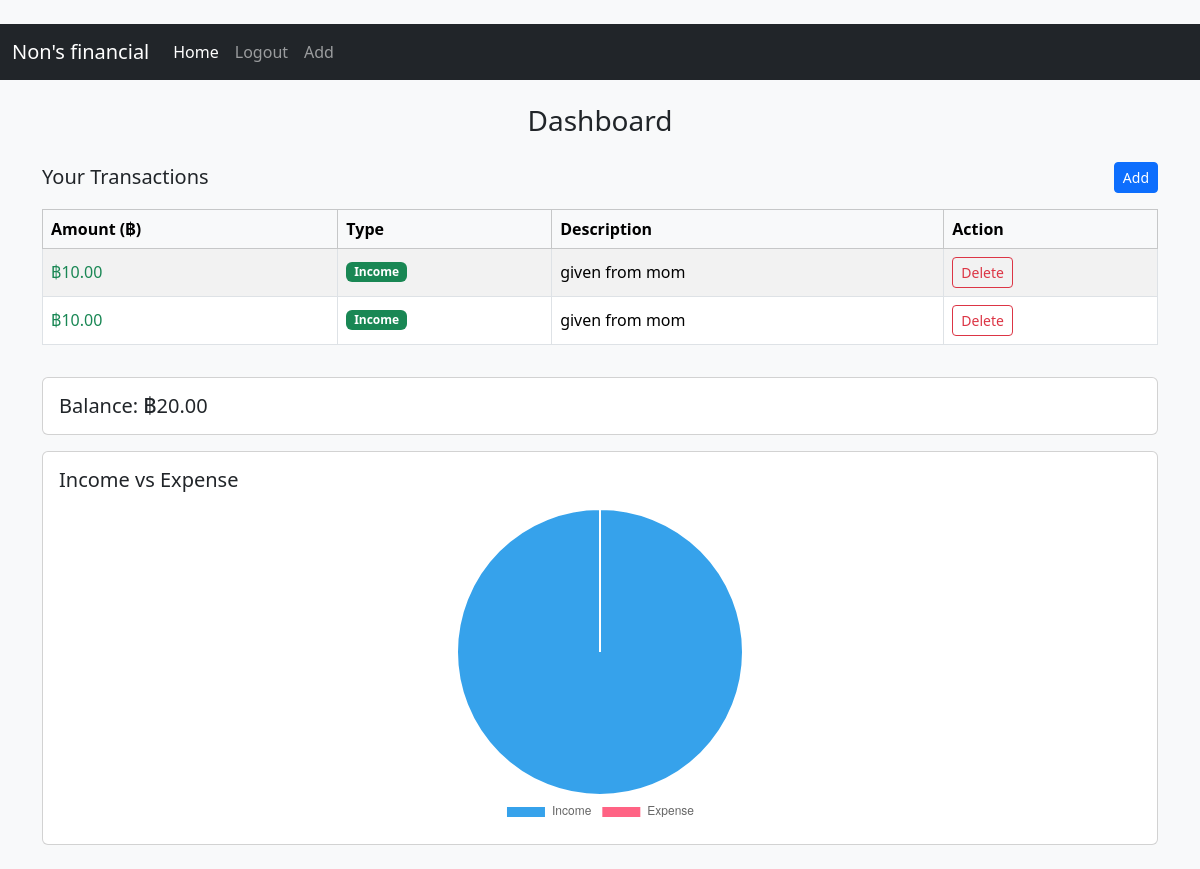
The page /dashboard (signed in) on the database as committed earlier.
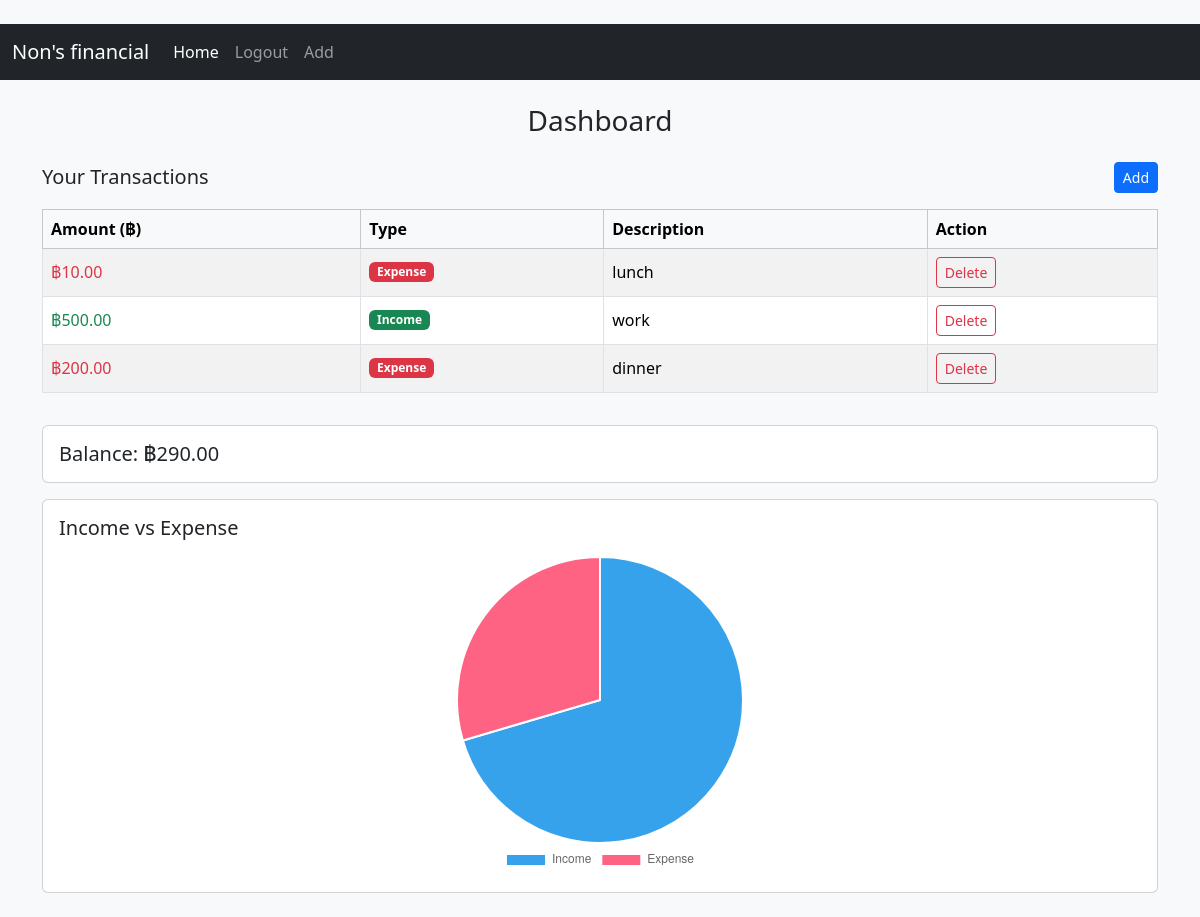
The same page on the database as committed later.
### tables this page shows
CREATE TABLE transactions (
    id INTEGER PRIMARY KEY AUTOINCREMENT,
    user_id INTEGER,
    amount REAL,
    type TEXT,
    description TEXT
);

### routes/dashboard.py (the view)
@dash.route("/")
@dash.route("/dashboard")
def dashboard():
    if "user_id" not in session:
        flash("Login first!", category="error")
        return redirect(url_for("auth.login"))
    conn = sqlite3.connect("database.db")
    cur = conn.cursor()
    cur.execute(
        "SELECT id, amount, type, description FROM transactions WHERE user_id=?",(session["user_id"],)
    )
    transactions = cur.fetchall()
    balance = 0
    for t in transactions:
        if t[2] == "income":
            balance += t[1]
        else:
            balance -= t[1]
    cur.execute("""
    SELECT type, SUM(amount)
    FROM transactions
    WHERE user_id=?
    GROUP BY type
    """, (session["user_id"],))
    data = cur.fetchall()
    income = 0
    expense = 0
    for d in data:
        if d[0] == "income":
            income = d[1]
        else:
            expense = d[1]
    conn.close()
    return render_template("dashboard.html", transactions=transactions, balance=balance,
                           income=income, expense=expense)

### templates/dashboard.html (shortened to what this page needs)
﻿{% extends "base.html" %}
{% block content %}
<div class="py-4">
    <h3 class="text-center mb-4">Dashboard</h3>
    <div class="d-flex justify-content-between align-items-center mb-3">
        <h2 class="h5 mb-0">Your Transactions</h2>
        <a class="btn btn-primary btn-sm" href="{{ url_for('fina.add') }}">Add</a>
    </div>
    {% if transactions %}
    <div class="table-responsive">
        <table class="table table-bordered table-striped align-middle">
            <thead class="table-light">
                <tr>
                    <th>Amount (฿)</th>
                    <th>Type</th>
                    <th>Description</th>
                    <th>Action</th>
                </tr>
            </thead>
            <tbody>
                {% for t in transactions %}
                <tr>
                    <td class="{{ 'text-success' if t[2] == 'income' else 'text-danger' }}">
                        ฿{{ "%.2f"|format(t[1]) }}
                    </td>
                    <td>
                        <span class="badge {{ 'text-bg-success' if t[2] == 'income' else 'text-bg-danger' }}">
                            {{ t[2]|capitalize }}
                        </span>
                    </td>
                    <td>{{ t[3] }}</td>
                    <td>
                        <form method="POST" action="{{ url_for('dash.delete', id=t[0]) }}" class="d-inline">
                            <button class="btn btn-sm btn-outline-danger" type="submit">Delete</button>
                        </form>
                    </td>
                </tr>
                {% endfor %}
            </tbody>
        </table>
    </div>
    {% else %}
    <div class="alert alert-secondary">No transactions yet.</div>
    {% endif %}
    <div class="card mt-3">
        <div class="card-body">
            <h2 class="h5 mb-0">Balance: ฿{{ "%.2f"|format(balance) }}</h2>
        </div>
    </div>
    <div class="card mt-3">
        <div class="card-body">
            <h5 class="mb-3">Income vs Expense</h5>
            <div class="mx-auto" style="max-width: 420px; height: 320px;">
                <canvas id="chart" style="width: 100%; height: 100%;"></canvas>
            </div>
        </div>
    </div>
    <script>
    const ctx = document.getElementById('chart');
    new Chart(ctx, {
        type: 'pie',
        data: {
            labels: ['Income', 'Expense'],
            datasets: [{
                data: [{{ income }}, {{ expense }}]
            }]
        },
        options: {
            responsive: true,
            maintainAspectRatio: false,
            plugins: {
                legend: {
                    position: 'bottom'
                }
            }
        }
    });
    </script>
</div>
{% endblock %}

### templates/base.html (shortened to what this page needs)
<html>
    <head>
    <link href="https://cdn.jsdelivr.net/npm/bootstrap@5.3.2/dist/css/bootstrap.min.css" rel="stylesheet">
    </head>
    <body class="bg-light">
    <nav class="navbar navbar-expand-lg navbar-dark bg-dark">
    <div class="container-fluid">
        <a class="navbar-brand" href="{{ url_for('dash.dashboard')}}">Non's financial</a>
        <div class="collapse navbar-collapse" id="navbarNavAltMarkup">
        <div class="navbar-nav">
            {% if session.get("username") %}
            <a class="nav-link active" href="{{ url_for('dash.dashboard')}}">Home</a>
            <a class="nav-link" href="{{ url_for('auth.logout')}}">Logout</a>
            <a class="nav-link" href="{{ url_for('fina.add')}}">Add</a>
            {% else %}
            <a class="nav-link" href="{{ url_for('auth.register')}}">Register</a>
            <a class="nav-link" href="{{ url_for('auth.login')}}">Login</a>
            {% endif %}
        </div>
        </div>
    </div>
    </nav>
    <div class="container">
        {% block content %}
        {% endblock %}
    </div>
    </body>
</html>

Rows that differ between the two databases and show on the page:
removed transactions: amount "10.00", type "Income", description "given from mom"
removed transactions: amount "10.00", type "Income", description "given from mom"
added transactions: amount "10.00", type "Expense", description "lunch"
added transactions: amount "500.00", type "Income", description "work"
added transactions: amount "200.00", type "Expense", description "dinner"
Other text that changed with them:
{{ "%.2f"|format(balance) }}: "20.00" → "290.00"
chart data {{ income }}: 20.0 → 500.0
chart data {{ expense }}: 0 → 210.0
